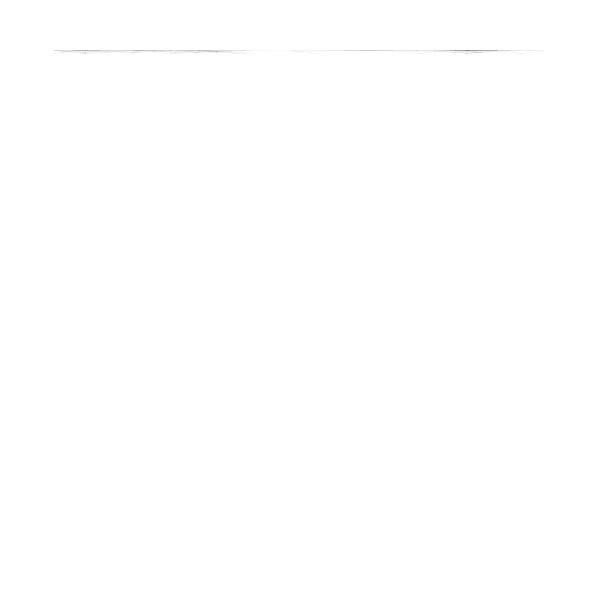
Frame 1 (no input)
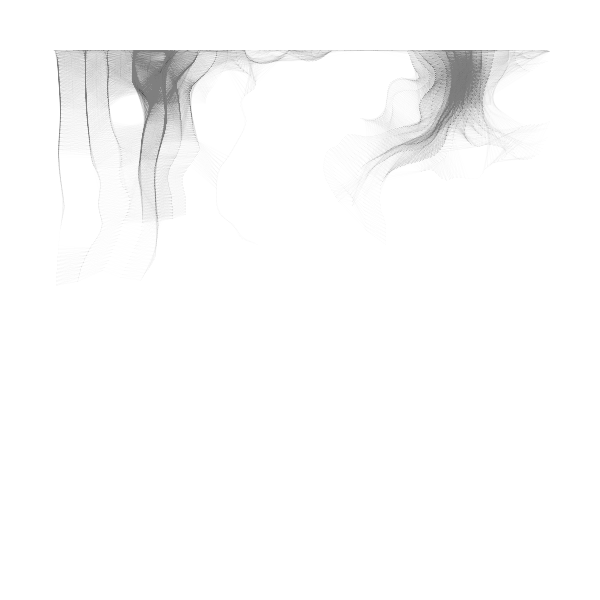
Frame 60 (the mouse pressed at the canvas centre just before this capture)
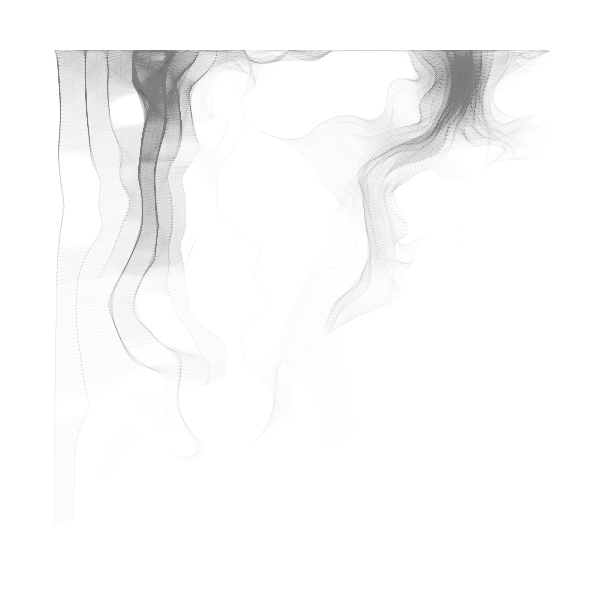
Frame 120 (the mouse held since frame 60 and released just before this capture)

The Processing sketch that drew these frames (run headless with seeded random() and noise(); from frame 60 on, the mouse is pressed at the canvas centre):

// Processing sketch: generative_art_j027
// ── generative_art_j027.pde
int nums;
int maxLife = 50;
int noiseScale = 200;
float speed = 1;
int fadeFrame = 0;

int top = 100;
int side = 100;
int inSq = 500;

int x = 0;
int nb = 0;
int seed;
ArrayList<Particle> particles;

float bgColor = 255;
float fColor = 0;

void setup() {
  size(600, 600);
  nums = 100;
  background(bgColor);
  frameRate(200);
  pixelDensity(2);
  strokeWeight(0.1);
  stroke(fColor, 10);
  top = (height - inSq)/2;
  side = (width - inSq)/2;
  boot();
}

void draw() {
  /**fadeFrame++;
  if (fadeFrame % 5 == 0) {
    blendMode(DIFFERENCE);
    fill(1);
    rect(0, 0, width, height);
    blendMode(MULTIPLY);
    fill(255);
    noStroke();
    rect(0, 0, width, height);
    stroke(0, 3);
  }
  blendMode(BLEND);**/
  
  for (int i = 0; i < nums; i++) {
    int iterations = int(map(i, 0, nums, 5, 1));
    float radius = map(i, 0, nums, 1, 3);
    maxLife = int(map(i, 0, nums, 20, 10));
    particles.get(i).move(iterations);
    particles.get(i).checkEdge();
    int alpha = 255;
    float particle_heading = particles.get(i).vel.heading()/PI;
    if (particle_heading < 0) particle_heading *= -1;
    float fade_ratio = min(particles.get(i).life * 5 / maxLife, 1);
    fade_ratio = min((maxLife - particles.get(i).life) * 5 / maxLife, fade_ratio);
    fill(fColor, alpha*fade_ratio);
    particles.get(i).display(radius);
  }
  
  x++;
  if (x > 750) {
    save("art1" + nb + ".jpg");
    x = 0;
    println(nb);
    nb ++;
    if (nb > 9) exit();
    boot();
  }
}

void boot() {
  background(bgColor);
  seed = int(random(10000));
  noiseSeed(seed);
  particles = new ArrayList<Particle>();
  for (int i = 0; i < nums; i++) {
    particles.add(new Particle());
  }
}
  

// ── Particle.pde
class Particle {
  PVector pos; 
  PVector vel;
  float life;
  int flip;
  Particle() {
    pos = new PVector(random(side, width - side), top);
    vel = new PVector(0, 0);
    life = random(maxLife);
    flip = int(random(2)) * 2 - 1;
  }
  
  void move(int iterations) {
    if ((life -= 0.01666) < 0) respawn();
    while(iterations > 0) {
      float transition = map(pos.x, side, width - side, 0, 0.25);
      float angle = noise(pos.x/noiseScale, pos.y/noiseScale) * transition * TWO_PI * noiseScale;
      vel.x = cos(angle);
      vel.y = sin(angle);
      vel.mult(speed);
      pos.add(vel);
      iterations--;
    }
  }
  
  void checkEdge() {
    if(pos.x > width - side ||pos.x < side ||pos.y > height - top ||pos.y < top) respawn();
  }
  
  void respawn() {
    pos = new PVector(random(side, width - side), top);
    life = maxLife;
  }
  
  void display(float r) {
    point(pos.x, pos.y);
    for (Particle p : particles) {
      float d = PVector.dist(pos, p.pos);
      if (d < pos.x/30 + 30) {
        line(pos.x, pos.y, p.pos.x, p.pos.y);
      }
    }
  }
}
